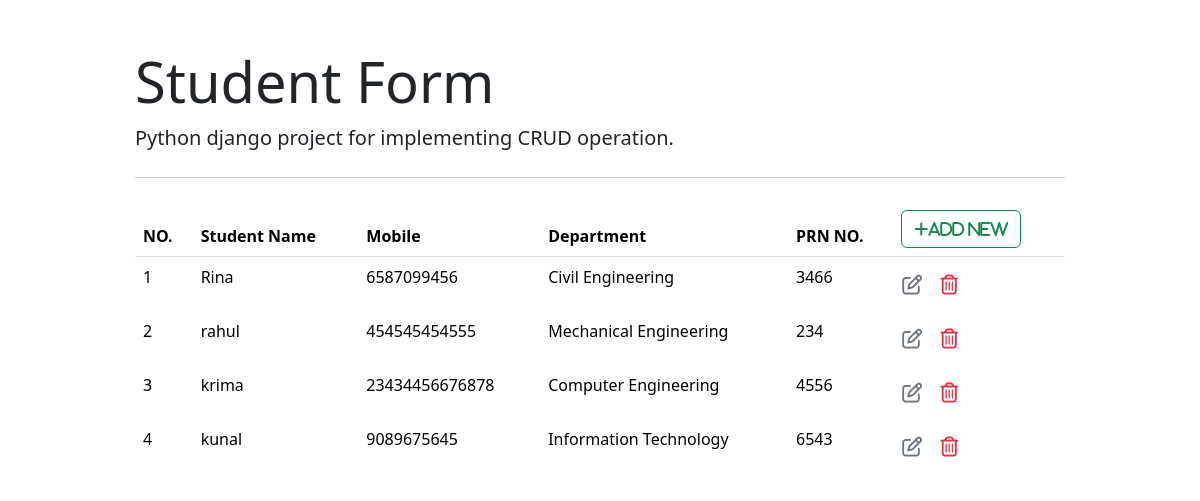
Page /list/ on the committed database.
### details/models.py (models this page shows, shortened)
class Student(models.Model):
    name = models.CharField(max_length=100)
    prn_no = models.CharField(max_length=15)
    mobile = models.CharField(max_length=15)
    department = models.ForeignKey('Department', on_delete=models.CASCADE)

class Department(models.Model):
    name = models.CharField(max_length=50)
    def __str__(self) :
        return self.name

### details/views.py (the view)
# urls.py: path('list/',views.student_list,name='student_list'),
def student_list(request):
    context = {'student_list':Student.objects.all()}
    return render(request,'student_list.html',context)

### details/templates/student_list.html (shortened to what this page needs)
{% extends "base.html" %}
{% block content %}
<table class="table table-borderless">
    <thead class="border-bottom font-weight-bold">
        <tr>
            <th>NO.</th>
            <th>Student Name</th>
            <th>Mobile</th>
            <th>Department</th>
            <th>PRN NO.</th>
            <td>
                <a href="{% url 'student_insert'  %}" class="btn btn-outline-success">
                    <i class="fas fa-plus">Add New</i>
                </a>
            </td>
        </tr>
        <tbody>
            {% for student in student_list  %}
            <tr>
                <td>{{student.id}}</td>
                <td>{{student.name}}</td>
                <td>{{student.mobile}}</td>
                <td>{{student.department}}</td>
                <td>{{student.prn_no}}</td>
                <td>
                    <a href="{% url 'student_update' student.id %}" class="btn text-secondary px-0">
                        <i class="far fa-edit fa-lg"></i>
                    </a>
                    <form action="{% url 'student_delete' student.id %}" method="post" class="d-inline">
                        <button type="submit" class="btn">
                            <i class="far fa-trash-alt fa-lg text-danger float-right"></i>
                        </button>
                    </form>
                </td>
            </tr>
            {% endfor %}
        </tbody>
    </thead>
</table>
{% endblock content %}

### details/templates/base.html (shortened to what this page needs)
<!DOCTYPE html>
<html>
    <head>
        <link rel="stylesheet" href="">
        <link rel="stylesheet" href="https://cdn.jsdelivr.net/npm/bootstrap@5.3.3/dist/css/bootstrap.min.css">
        <link rel="stylesheet" href="https://cdnjs.cloudflare.com/ajax/libs/font-awesome/6.5.2/css/all.min.css">
    </head>
    <body>
        <div class="container">
            <div class="col-md-10 offset-md-1 mt-5">
                <div class="jumbotron">
                    <h1 class="display-4">Student Form</h1>
                    <p class="lead font-italic">Python django project for implementing CRUD operation.</p>
                    <hr class="my-4">
                    {% block content %}
                    {% endblock content %}
                  </div>
            </div>
        </div>
    </body>
</html>

### rows in the picture
Student: id "1", name "Rina", mobile "6587099456", department "Civil Engineering", prn_no "3466"
Student: id "2", name "rahul", mobile "454545454555", department "Mechanical Engineering", prn_no "234"
Student: id "3", name "krima", mobile "23434456676878", department "Computer Engineering", prn_no "4556"
Student: id "4", name "kunal", mobile "9089675645", department "Information Technology", prn_no "6543"
